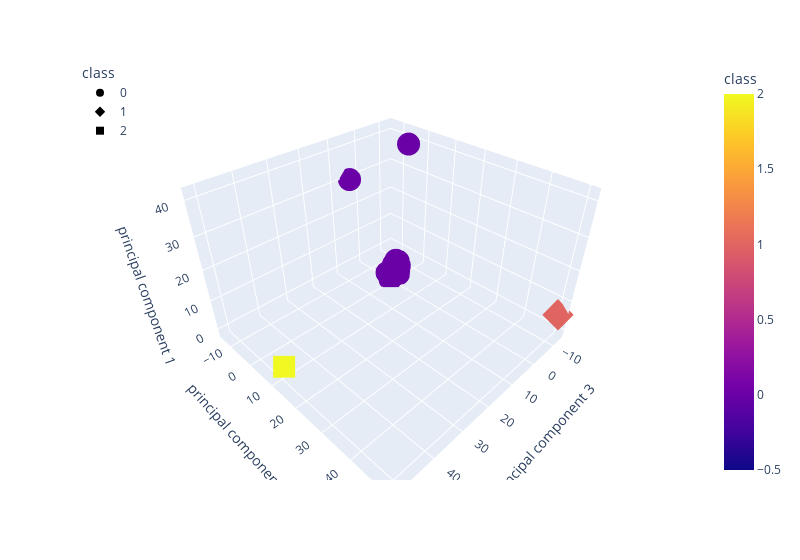

The cell this chart's notebook holds for it:
### Code cell
# BONUS: plot the 3 principal components
import plotly.express as px
fig = px.scatter_3d(
    df_crypto_pca,
    x="principal component 3",
    y="principal component 2",
    z="principal component 1",
    color="class",
    symbol="class",
    width=800,
)
fig.update_layout(legend=dict(x=0, y=1))
fig.show()

### Figure 1 — Plotly figure (JSON) as saved in the notebook; plotly's stock layout.template omitted (floating-point values rounded to 4 significant figures; data arrays with more than 128 entries replaced by an {"elided": "..."} marker saying what was removed)
{"data": [{"hovertemplate": "class=%{marker.color}<br>principal component 3=%{x}<br>principal component 2=%{y}<br>principal component 1=%{z}<extra></extra>", "legendgroup": "0", "marker": {"color": {"elided": "990 int values"}, "coloraxis": "coloraxis", "symbol": "circle"}, "mode": "markers", "name": "0", "scene": "scene", "showlegend": true, "type": "scatter3d", "x": {"elided": "990 float values"}, "y": {"elided": "990 float values"}, "z": {"elided": "990 float values"}}, {"hovertemplate": "class=%{marker.color}<br>principal component 3=%{x}<br>principal component 2=%{y}<br>principal component 1=%{z}<extra></extra>", "legendgroup": "1", "marker": {"color": [1], "coloraxis": "coloraxis", "symbol": "diamond"}, "mode": "markers", "name": "1", "scene": "scene", "showlegend": true, "type": "scatter3d", "x": [-12.94], "y": [50.61], "z": [5.451]}, {"hovertemplate": "class=%{marker.color}<br>principal component 3=%{x}<br>principal component 2=%{y}<br>principal component 1=%{z}<extra></extra>", "legendgroup": "2", "marker": {"color": [2], "coloraxis": "coloraxis", "symbol": "square"}, "mode": "markers", "name": "2", "scene": "scene", "showlegend": true, "type": "scatter3d", "x": [51.1], "y": [13.88], "z": [5.423]}], "layout": {"coloraxis": {"colorbar": {"title": {"text": "class"}}, "colorscale": [[0, "#0d0887"], [0.1111, "#46039f"], [0.2222, "#7201a8"], [0.3333, "#9c179e"], [0.4444, "#bd3786"], [0.5556, "#d8576b"], [0.6667, "#ed7953"], [0.7778, "#fb9f3a"], [0.8889, "#fdca26"], [1, "#f0f921"]]}, "legend": {"title": {"text": "class"}, "tracegroupgap": 0, "x": 0, "y": 1}, "margin": {"t": 60}, "scene": {"domain": {"x": [0, 1], "y": [0, 1]}, "xaxis": {"title": {"text": "principal component 3"}}, "yaxis": {"title": {"text": "principal component 2"}}, "zaxis": {"title": {"text": "principal component 1"}}}, "width": 800}}
